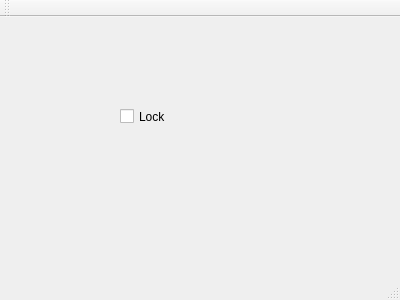
<?xml version="1.0" encoding="UTF-8"?>
<ui version="4.0">
 <class>MainWindow</class>
 <widget class="QMainWindow" name="MainWindow">
  <property name="geometry">
   <rect>
    <x>0</x>
    <y>0</y>
    <width>400</width>
    <height>300</height>
   </rect>
  </property>
  <property name="windowTitle">
   <string>MainWindow</string>
  </property>
  <widget class="QWidget" name="centralWidget">
   <widget class="QCheckBox" name="checkBox">
    <property name="geometry">
     <rect>
      <x>120</x>
      <y>90</y>
      <width>72</width>
      <height>19</height>
     </rect>
    </property>
    <property name="text">
     <string>Lock</string>
    </property>
   </widget>
  </widget>
  <widget class="QMenuBar" name="menuBar">
   <property name="geometry">
    <rect>
     <x>0</x>
     <y>0</y>
     <width>400</width>
     <height>20</height>
    </rect>
   </property>
  </widget>
  <widget class="QToolBar" name="mainToolBar">
   <attribute name="toolBarArea">
    <enum>TopToolBarArea</enum>
   </attribute>
   <attribute name="toolBarBreak">
    <bool>false</bool>
   </attribute>
  </widget>
  <widget class="QStatusBar" name="statusBar"/>
 </widget>
 <layoutdefault spacing="6" margin="11"/>
 <resources/>
 <connections/>
</ui>
